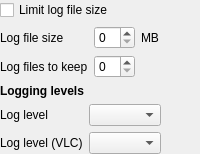
       <widget class="QWidget" name="page_advanced_logging">
        <layout class="QVBoxLayout" name="lay_page_advanced_logging">
         <property name="leftMargin">
          <number>0</number>
         </property>
         <property name="topMargin">
          <number>0</number>
         </property>
         <property name="rightMargin">
          <number>0</number>
         </property>
         <property name="bottomMargin">
          <number>0</number>
         </property>
         <item>
          <widget class="QCheckBox" name="logLimit">
           <property name="text">
            <string>Limit log file size</string>
           </property>
          </widget>
         </item>
         <item>
          <layout class="QFormLayout" name="formLayout_6">
           <property name="fieldGrowthPolicy">
            <enum>QFormLayout::FieldsStayAtSizeHint</enum>
           </property>
           <item row="0" column="0">
            <widget class="QLabel" name="logLimitSizeLabel">
             <property name="text">
              <string>Log file size</string>
             </property>
            </widget>
           </item>
           <item row="0" column="1">
            <layout class="QHBoxLayout" name="horizontalLayout_3">
             <item>
              <widget class="QSpinBox" name="logLimitSize"/>
             </item>
             <item>
              <widget class="QLabel" name="label_5">
               <property name="text">
                <string>MB</string>
               </property>
              </widget>
             </item>
            </layout>
           </item>
           <item row="1" column="0">
            <widget class="QLabel" name="logLimitBackupsLabel">
             <property name="text">
              <string>Log files to keep</string>
             </property>
            </widget>
           </item>
           <item row="1" column="1">
            <widget class="QSpinBox" name="logLimitBackups"/>
           </item>
          </layout>
         </item>
         <item>
          <widget class="QLabel" name="label_6">
           <property name="font">
            <font>
             <bold>true</bold>
            </font>
           </property>
           <property name="text">
            <string>Logging levels</string>
           </property>
          </widget>
         </item>
         <item>
          <layout class="QFormLayout" name="formLayout_5">
           <property name="fieldGrowthPolicy">
            <enum>QFormLayout::FieldsStayAtSizeHint</enum>
           </property>
           <item row="0" column="0">
            <widget class="QLabel" name="logLevelLabel">
             <property name="text">
              <string>Log level</string>
             </property>
            </widget>
           </item>
           <item row="0" column="1">
            <widget class="QComboBox" name="logLevel"/>
           </item>
           <item row="1" column="0">
            <widget class="QLabel" name="logLevelVLCLabel">
             <property name="text">
              <string>Log level (VLC)</string>
             </property>
            </widget>
           </item>
           <item row="1" column="1">
            <widget class="QComboBox" name="logLevelVLC"/>
           </item>
          </layout>
         </item>
         <item>
          <spacer name="verticalSpacer_2">
           <property name="orientation">
            <enum>Qt::Vertical</enum>
           </property>
           <property name="sizeHint" stdset="0">
            <size>
             <width>0</width>
             <height>0</height>
            </size>
           </property>
          </spacer>
         </item>
        </layout>
       </widget>
